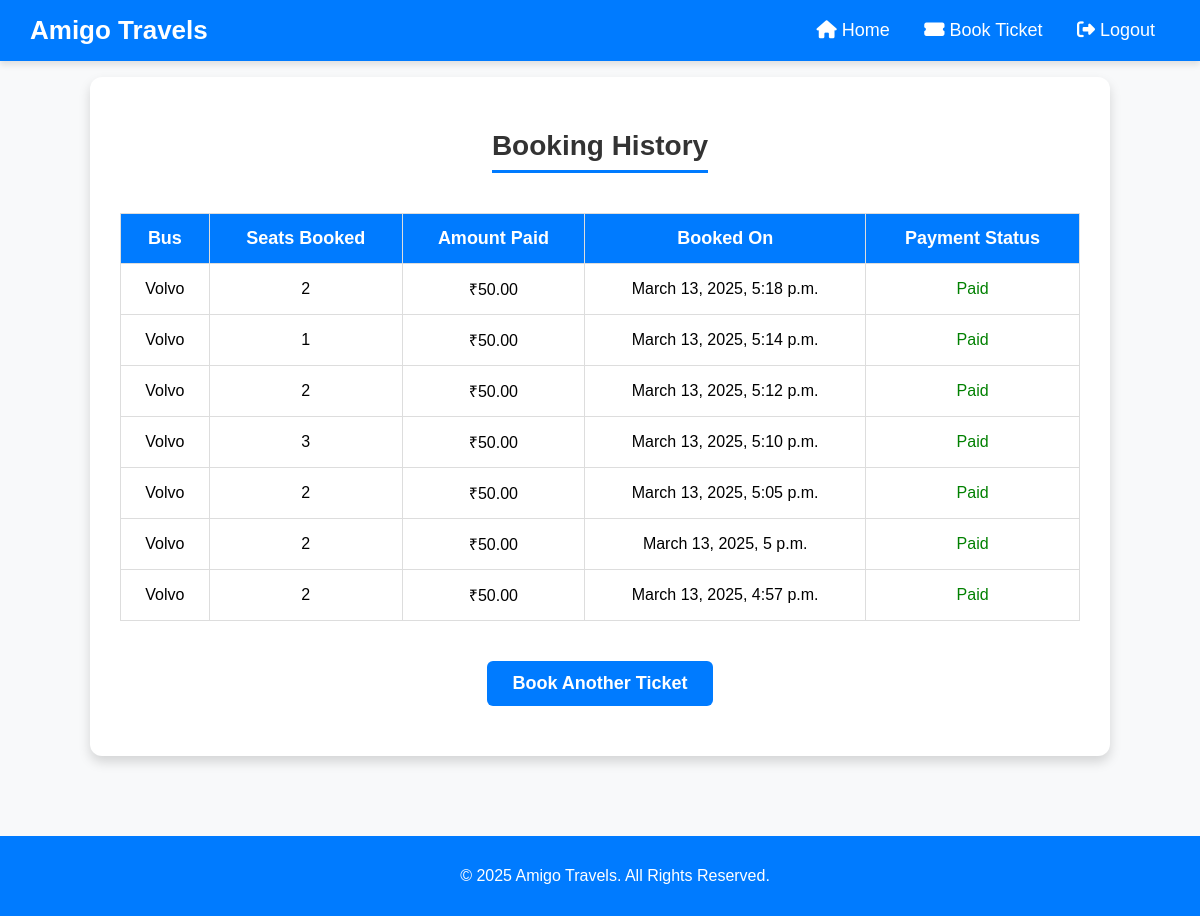
Screenshot of /booking/history/ (signed in) with the database file from the repository.
### booking/models.py (models this page shows, shortened)
class Booking(models.Model):
    user = models.ForeignKey(User, on_delete=models.CASCADE)
    bus = models.ForeignKey(Bus, on_delete=models.CASCADE)
    seats_booked = models.IntegerField()
    amount_paid = models.DecimalField(max_digits=10, decimal_places=2)
    booked_on = models.DateTimeField(auto_now_add=True)
    payment_status = models.BooleanField(default=False)

class Bus(models.Model):
    name = models.CharField(max_length=255)
    source = models.CharField(max_length=100)
    destination = models.CharField(max_length=100)
    departure_time = models.DateTimeField()
    arrival_time = models.DateTimeField()
    total_seats = models.IntegerField()
    available_seats = models.IntegerField()
    price = models.DecimalField(max_digits=10, decimal_places=2)

### booking/views.py (the view)
# urls.py: path('booking/history/', views.booking_history, name='booking_history'),
@login_required
def booking_history(request):
    bookings = Booking.objects.filter(user=request.user).order_by('-booked_on')
    return render(request, 'booking/booking_history.html', {'bookings': bookings})

### booking/templates/booking/booking_history.html (shortened to what this page needs)
<!DOCTYPE html>
<html lang="en">
<head>
    {% load static %}
    <link rel="stylesheet" href="https://cdnjs.cloudflare.com/ajax/libs/font-awesome/6.4.2/css/all.min.css">
</head>
<body>
    <nav>
        <div class="logo">Amigo Travels</div>
        <ul>
            <li><a href="{% url 'booking:dashboard' %}"><i class="fas fa-home"></i> Home</a></li>
            <li><a href="{% url 'booking:booking' %}"><i class="fas fa-ticket-alt"></i> Book Ticket</a></li>
            <li><a href="{% url 'booking:logout' %}"><i class="fas fa-sign-out-alt"></i> Logout</a></li>
        </ul>
    </nav>
<div class="container-box">
    <h2>Booking History</h2>
    {% if bookings %}
        <table>
            <thead>
                <tr>
                    <th>Bus</th>
                    <th>Seats Booked</th>
                    <th>Amount Paid</th>
                    <th>Booked On</th>
                    <th>Payment Status</th>
                </tr>
            </thead>
            <tbody>
                {% for booking in bookings %}
                <tr>
                    <td>{{ booking.bus.name }}</td>
                    <td>{{ booking.seats_booked }}</td>
                    <td>₹{{ booking.amount_paid }}</td>
                    <td>{{ booking.booked_on }}</td>
                    <td>
                        {% if booking.payment_status %}
                            <span style="color: green;">Paid</span>
                        {% else %}
                            <span style="color: red;">Pending</span>
                        {% endif %}
                    </td>
                </tr>
                {% endfor %}
            </tbody>
        </table>
        <div style="margin-top: 20px; margin-bottom:20px">
            <a href="{% url 'booking:booking' %}" class="btn-custom">Book Another Ticket</a>
        </div>
    {% else %}
        <p style="text-align: center;">No bookings found.</p>
    {% endif %}
</div>
    <footer class="footer">
        <p>&copy; 2025 Amigo Travels. All Rights Reserved.</p>
    </footer>
</body>
</html>

### booking/templates/booking/booking_history.html (style rules this page uses)
body { font-family: 'Poppins', sans-serif; margin: 0; padding: 0; background: #f8f9fa; }
nav { background: #007bff; color: white; padding: 15px 30px; display: flex; justify-content: space-between; align-items: center; box-shadow: 0px 4px 6px rgba(0, 0, 0, 0.1); }
.logo { font-size: 26px; font-weight: bold; }
nav ul { list-style: none; padding: 0; margin: 0; }
nav ul li { display: inline; margin: 0 15px; }
nav ul li a { color: white; text-decoration: none; font-size: 18px; transition: 0.3s; }
.container-box { width: 80%; margin: 1rem auto; background: white; padding: 30px; border-radius: 12px; box-shadow: 0px 6px 12px rgba(0, 0, 0, 0.15); text-align: center; margin-bottom: 10rem; }
h2 { font-size: 28px; margin-bottom: 20px; color: #333; border-bottom: 3px solid #007bff; display: inline-block; padding-bottom: 8px; }
table { width: 100%; border-collapse: collapse; margin-top: 20px; }
th, td { padding: 14px; border: 1px solid #ddd; text-align: center; }
th { background: #007bff; color: white; font-size: 18px; }
td { font-size: 16px; }
.btn-custom { display: inline-block; background: #007bff; color: white; font-size: 18px; padding: 12px 25px; margin-top: 20px; border-radius: 6px; text-decoration: none; font-weight: bold; transition: 0.3s; }
.footer { background: #007bff; color: white; text-align: center; padding: 15px; position: fixed; bottom: 0; width: 100%; font-size: 16px; }

### rows the page displays
Booking: bus.name "Volvo", seats_booked "2", amount_paid "50.00", booked_on "March 13, 2025, 5:18 p.m.", payment_status "Paid"
Booking: bus.name "Volvo", seats_booked "1", amount_paid "50.00", booked_on "March 13, 2025, 5:14 p.m.", payment_status "Paid"
Booking: bus.name "Volvo", seats_booked "2", amount_paid "50.00", booked_on "March 13, 2025, 5:12 p.m.", payment_status "Paid"
Booking: bus.name "Volvo", seats_booked "3", amount_paid "50.00", booked_on "March 13, 2025, 5:10 p.m.", payment_status "Paid"
Booking: bus.name "Volvo", seats_booked "2", amount_paid "50.00", booked_on "March 13, 2025, 5:05 p.m.", payment_status "Paid"
Booking: bus.name "Volvo", seats_booked "2", amount_paid "50.00", booked_on "March 13, 2025, 5 p.m.", payment_status "Paid"
Booking: bus.name "Volvo", seats_booked "2", amount_paid "50.00", booked_on "March 13, 2025, 4:57 p.m.", payment_status "Paid"
